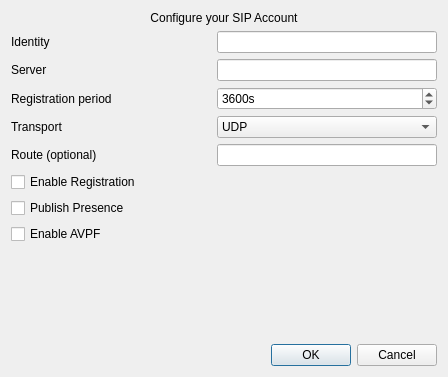
<?xml version="1.0" encoding="UTF-8"?>
<ui version="4.0">
 <class>AccountPreferences</class>
 <widget class="QDialog" name="AccountPreferences">
  <property name="windowModality">
   <enum>Qt::WindowModal</enum>
  </property>
  <property name="geometry">
   <rect>
    <x>0</x>
    <y>0</y>
    <width>448</width>
    <height>377</height>
   </rect>
  </property>
  <property name="windowTitle">
   <string>Account Parameters</string>
  </property>
  <layout class="QGridLayout" name="gridLayout_2">
   <item row="0" column="0">
    <widget class="QLabel" name="label_6">
     <property name="text">
      <string>Configure your SIP Account</string>
     </property>
     <property name="alignment">
      <set>Qt::AlignCenter</set>
     </property>
    </widget>
   </item>
   <item row="2" column="0">
    <layout class="QGridLayout" name="gridLayout">
     <item row="2" column="0">
      <layout class="QHBoxLayout" name="horizontalLayout_2">
       <item>
        <widget class="QLabel" name="label_5">
         <property name="sizePolicy">
          <sizepolicy hsizetype="Fixed" vsizetype="Preferred">
           <horstretch>0</horstretch>
           <verstretch>0</verstretch>
          </sizepolicy>
         </property>
         <property name="minimumSize">
          <size>
           <width>200</width>
           <height>0</height>
          </size>
         </property>
         <property name="text">
          <string>Registration period</string>
         </property>
        </widget>
       </item>
       <item>
        <widget class="QSpinBox" name="registrationPeriod">
         <property name="suffix">
          <string>s</string>
         </property>
         <property name="maximum">
          <number>999999</number>
         </property>
         <property name="value">
          <number>3600</number>
         </property>
        </widget>
       </item>
      </layout>
     </item>
     <item row="5" column="0">
      <layout class="QVBoxLayout" name="verticalLayout">
       <item>
        <widget class="QCheckBox" name="enableRegistration">
         <property name="text">
          <string>Enable Registration</string>
         </property>
        </widget>
       </item>
       <item>
        <widget class="QCheckBox" name="publishPresence">
         <property name="text">
          <string>Publish Presence</string>
         </property>
        </widget>
       </item>
       <item>
        <widget class="QCheckBox" name="enableAVPF">
         <property name="text">
          <string>Enable AVPF</string>
         </property>
        </widget>
       </item>
      </layout>
     </item>
     <item row="7" column="0">
      <widget class="QDialogButtonBox" name="buttonBox">
       <property name="orientation">
        <enum>Qt::Horizontal</enum>
       </property>
       <property name="standardButtons">
        <set>QDialogButtonBox::Cancel|QDialogButtonBox::Ok</set>
       </property>
      </widget>
     </item>
     <item row="1" column="0">
      <layout class="QHBoxLayout" name="serverLayout">
       <item>
        <widget class="QLabel" name="label">
         <property name="sizePolicy">
          <sizepolicy hsizetype="Fixed" vsizetype="Preferred">
           <horstretch>0</horstretch>
           <verstretch>0</verstretch>
          </sizepolicy>
         </property>
         <property name="minimumSize">
          <size>
           <width>200</width>
           <height>0</height>
          </size>
         </property>
         <property name="text">
          <string>Server</string>
         </property>
        </widget>
       </item>
       <item>
        <widget class="QLineEdit" name="server">
         <property name="minimumSize">
          <size>
           <width>200</width>
           <height>0</height>
          </size>
         </property>
        </widget>
       </item>
      </layout>
     </item>
     <item row="0" column="0">
      <layout class="QHBoxLayout" name="horizontalLayout_3">
       <item>
        <widget class="QLabel" name="label_3">
         <property name="sizePolicy">
          <sizepolicy hsizetype="Fixed" vsizetype="Preferred">
           <horstretch>0</horstretch>
           <verstretch>0</verstretch>
          </sizepolicy>
         </property>
         <property name="minimumSize">
          <size>
           <width>200</width>
           <height>0</height>
          </size>
         </property>
         <property name="text">
          <string>Identity</string>
         </property>
        </widget>
       </item>
       <item>
        <widget class="QLineEdit" name="identity">
         <property name="minimumSize">
          <size>
           <width>200</width>
           <height>0</height>
          </size>
         </property>
        </widget>
       </item>
      </layout>
     </item>
     <item row="3" column="0">
      <layout class="QHBoxLayout" name="horizontalLayout_4">
       <item>
        <widget class="QLabel" name="label_4">
         <property name="sizePolicy">
          <sizepolicy hsizetype="Fixed" vsizetype="Preferred">
           <horstretch>0</horstretch>
           <verstretch>0</verstretch>
          </sizepolicy>
         </property>
         <property name="minimumSize">
          <size>
           <width>200</width>
           <height>0</height>
          </size>
         </property>
         <property name="text">
          <string>Transport</string>
         </property>
        </widget>
       </item>
       <item>
        <widget class="QComboBox" name="transport">
         <property name="currentText">
          <string>UDP</string>
         </property>
         <item>
          <property name="text">
           <string>UDP</string>
          </property>
         </item>
         <item>
          <property name="text">
           <string>TCP</string>
          </property>
         </item>
         <item>
          <property name="text">
           <string>TLS</string>
          </property>
         </item>
        </widget>
       </item>
      </layout>
     </item>
     <item row="4" column="0">
      <layout class="QHBoxLayout" name="horizontalLayout">
       <item>
        <widget class="QLabel" name="label_2">
         <property name="sizePolicy">
          <sizepolicy hsizetype="Fixed" vsizetype="Preferred">
           <horstretch>0</horstretch>
           <verstretch>0</verstretch>
          </sizepolicy>
         </property>
         <property name="minimumSize">
          <size>
           <width>200</width>
           <height>0</height>
          </size>
         </property>
         <property name="text">
          <string>Route (optional)</string>
         </property>
        </widget>
       </item>
       <item>
        <widget class="QLineEdit" name="route">
         <property name="minimumSize">
          <size>
           <width>200</width>
           <height>0</height>
          </size>
         </property>
        </widget>
       </item>
      </layout>
     </item>
     <item row="6" column="0">
      <spacer name="verticalSpacer">
       <property name="orientation">
        <enum>Qt::Vertical</enum>
       </property>
       <property name="sizeHint" stdset="0">
        <size>
         <width>20</width>
         <height>40</height>
        </size>
       </property>
      </spacer>
     </item>
    </layout>
   </item>
  </layout>
 </widget>
 <tabstops>
  <tabstop>identity</tabstop>
  <tabstop>server</tabstop>
  <tabstop>registrationPeriod</tabstop>
  <tabstop>transport</tabstop>
  <tabstop>route</tabstop>
  <tabstop>enableRegistration</tabstop>
  <tabstop>publishPresence</tabstop>
  <tabstop>enableAVPF</tabstop>
 </tabstops>
 <resources/>
 <connections>
  <connection>
   <sender>buttonBox</sender>
   <signal>accepted()</signal>
   <receiver>AccountPreferences</receiver>
   <slot>accept()</slot>
   <hints>
    <hint type="sourcelabel">
     <x>248</x>
     <y>254</y>
    </hint>
    <hint type="destinationlabel">
     <x>157</x>
     <y>274</y>
    </hint>
   </hints>
  </connection>
  <connection>
   <sender>buttonBox</sender>
   <signal>rejected()</signal>
   <receiver>AccountPreferences</receiver>
   <slot>reject()</slot>
   <hints>
    <hint type="sourcelabel">
     <x>316</x>
     <y>260</y>
    </hint>
    <hint type="destinationlabel">
     <x>286</x>
     <y>274</y>
    </hint>
   </hints>
  </connection>
 </connections>
</ui>
